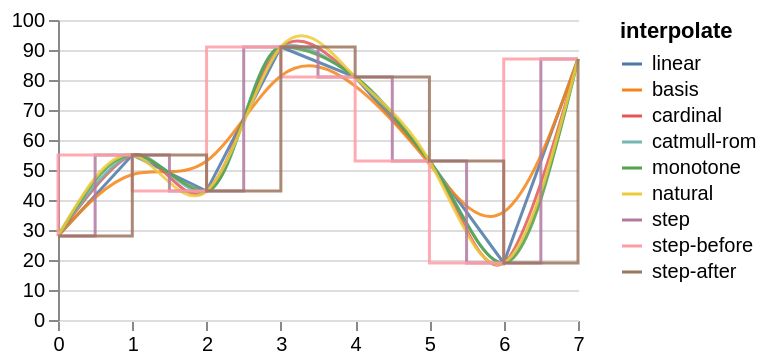

Vega-Lite specification stored for this chart:
### Vega specification from a JSON file in a GitHub repository (floating-point values rounded to 4 significant figures)
{"$schema": "https://vega.github.io/schema/vega/v5.json", "description": "One line per interpolation over the same eight readings. Nothing else in the suite asks for a curve, so nothing else would notice a renderer that drew every one of them as straight segments — nine identical lines under a legend naming nine different shapes.", "background": "white", "padding": 5, "width": 260, "height": 150, "data": [{"name": "table", "values": [{"c": "linear", "u": 0, "v": 28}, {"c": "linear", "u": 1, "v": 55}, {"c": "linear", "u": 2, "v": 43}, {"c": "linear", "u": 3, "v": 91}, {"c": "linear", "u": 4, "v": 81}, {"c": "linear", "u": 5, "v": 53}, {"c": "linear", "u": 6, "v": 19}, {"c": "linear", "u": 7, "v": 87}, {"c": "basis", "u": 0, "v": 28}, {"c": "basis", "u": 1, "v": 55}, {"c": "basis", "u": 2, "v": 43}, {"c": "basis", "u": 3, "v": 91}, {"c": "basis", "u": 4, "v": 81}, {"c": "basis", "u": 5, "v": 53}, {"c": "basis", "u": 6, "v": 19}, {"c": "basis", "u": 7, "v": 87}, {"c": "cardinal", "u": 0, "v": 28}, {"c": "cardinal", "u": 1, "v": 55}, {"c": "cardinal", "u": 2, "v": 43}, {"c": "cardinal", "u": 3, "v": 91}, {"c": "cardinal", "u": 4, "v": 81}, {"c": "cardinal", "u": 5, "v": 53}, {"c": "cardinal", "u": 6, "v": 19}, {"c": "cardinal", "u": 7, "v": 87}, {"c": "catmull-rom", "u": 0, "v": 28}, {"c": "catmull-rom", "u": 1, "v": 55}, {"c": "catmull-rom", "u": 2, "v": 43}, {"c": "catmull-rom", "u": 3, "v": 91}, {"c": "catmull-rom", "u": 4, "v": 81}, {"c": "catmull-rom", "u": 5, "v": 53}, {"c": "catmull-rom", "u": 6, "v": 19}, {"c": "catmull-rom", "u": 7, "v": 87}, {"c": "monotone", "u": 0, "v": 28}, {"c": "monotone", "u": 1, "v": 55}, {"c": "monotone", "u": 2, "v": 43}, {"c": "monotone", "u": 3, "v": 91}, {"c": "monotone", "u": 4, "v": 81}, {"c": "monotone", "u": 5, "v": 53}, {"c": "monotone", "u": 6, "v": 19}, {"c": "monotone", "u": 7, "v": 87}, {"c": "natural", "u": 0, "v": 28}, {"c": "natural", "u": 1, "v": 55}, {"c": "natural", "u": 2, "v": 43}, {"c": "natural", "u": 3, "v": 91}, {"c": "natural", "u": 4, "v": 81}, {"c": "natural", "u": 5, "v": 53}, {"c": "natural", "u": 6, "v": 19}, {"c": "natural", "u": 7, "v": 87}, {"c": "step", "u": 0, "v": 28}, {"c": "step", "u": 1, "v": 55}, {"c": "step", "u": 2, "v": 43}, {"c": "step", "u": 3, "v": 91}, {"c": "step", "u": 4, "v": 81}, {"c": "step", "u": 5, "v": 53}, {"c": "step", "u": 6, "v": 19}, {"c": "step", "u": 7, "v": 87}, {"c": "step-before", "u": 0, "v": 28}, {"c": "step-before", "u": 1, "v": 55}, {"c": "step-before", "u": 2, "v": 43}, {"c": "step-before", "u": 3, "v": 91}, {"c": "step-before", "u": 4, "v": 81}, {"c": "step-before", "u": 5, "v": 53}, {"c": "step-before", "u": 6, "v": 19}, {"c": "step-before", "u": 7, "v": 87}, {"c": "step-after", "u": 0, "v": 28}, {"c": "step-after", "u": 1, "v": 55}, {"c": "step-after", "u": 2, "v": 43}, {"c": "step-after", "u": 3, "v": 91}, {"c": "step-after", "u": 4, "v": 81}, {"c": "step-after", "u": 5, "v": 53}, {"c": "step-after", "u": 6, "v": 19}, {"c": "step-after", "u": 7, "v": 87}]}], "scales": [{"name": "x", "type": "linear", "domain": {"data": "table", "field": "u"}, "range": [0, {"signal": "width"}]}, {"name": "y", "type": "linear", "domain": [0, 100], "range": [{"signal": "height"}, 0]}, {"name": "colour", "type": "ordinal", "domain": ["linear", "basis", "cardinal", "catmull-rom", "monotone", "natural", "step", "step-before", "step-after"], "range": {"scheme": "tableau10"}}], "axes": [{"scale": "x", "orient": "bottom", "tickCount": 7}, {"scale": "y", "orient": "left", "grid": true}], "legends": [{"stroke": "colour", "title": "interpolate", "symbolType": "stroke"}], "marks": [{"type": "group", "from": {"facet": {"name": "one", "data": "table", "groupby": "c"}}, "marks": [{"type": "line", "from": {"data": "one"}, "encode": {"update": {"x": {"scale": "x", "field": "u"}, "y": {"scale": "y", "field": "v"}, "stroke": {"scale": "colour", "field": "c"}, "strokeWidth": {"value": 1.5}, "strokeOpacity": {"value": 0.85}, "interpolate": {"field": "c"}}}}]}]}
